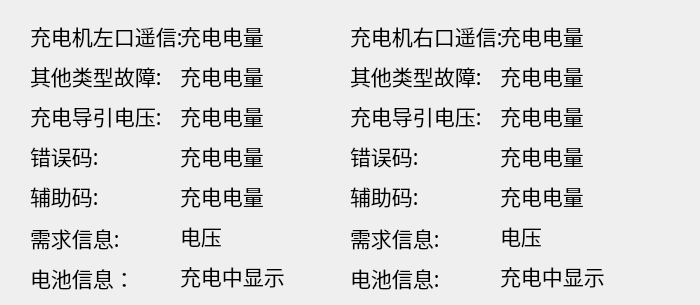
   <widget class="QWidget" name="tab_2">
    <attribute name="title">
     <string>充电机信息</string>
    </attribute>
    <widget class="QLabel" name="label_37">
     <property name="geometry">
      <rect>
       <x>350</x>
       <y>20</y>
       <width>181</width>
       <height>31</height>
      </rect>
     </property>
     <property name="font">
      <font>
       <family>微软雅黑</family>
       <pointsize>16</pointsize>
       <weight>50</weight>
       <italic>false</italic>
       <bold>false</bold>
       <underline>false</underline>
       <strikeout>false</strikeout>
      </font>
     </property>
     <property name="text">
      <string>充电机右口遥信:</string>
     </property>
    </widget>
    <widget class="QLabel" name="label_43">
     <property name="geometry">
      <rect>
       <x>350</x>
       <y>60</y>
       <width>141</width>
       <height>31</height>
      </rect>
     </property>
     <property name="font">
      <font>
       <family>微软雅黑</family>
       <pointsize>16</pointsize>
       <weight>50</weight>
       <italic>false</italic>
       <bold>false</bold>
       <underline>false</underline>
       <strikeout>false</strikeout>
      </font>
     </property>
     <property name="text">
      <string>其他类型故障:</string>
     </property>
    </widget>
    <widget class="QLabel" name="label_44">
     <property name="geometry">
      <rect>
       <x>350</x>
       <y>100</y>
       <width>141</width>
       <height>31</height>
      </rect>
     </property>
     <property name="font">
      <font>
       <family>微软雅黑</family>
       <pointsize>16</pointsize>
       <weight>50</weight>
       <italic>false</italic>
       <bold>false</bold>
       <underline>false</underline>
       <strikeout>false</strikeout>
      </font>
     </property>
     <property name="text">
      <string>充电导引电压:</string>
     </property>
    </widget>
    <widget class="QLabel" name="label_45">
     <property name="geometry">
      <rect>
       <x>350</x>
       <y>140</y>
       <width>91</width>
       <height>31</height>
      </rect>
     </property>
     <property name="font">
      <font>
       <family>微软雅黑</family>
       <pointsize>16</pointsize>
       <weight>50</weight>
       <italic>false</italic>
       <bold>false</bold>
       <underline>false</underline>
       <strikeout>false</strikeout>
      </font>
     </property>
     <property name="text">
      <string>错误码:</string>
     </property>
    </widget>
    <widget class="QLabel" name="lblErrorno_trans1">
     <property name="geometry">
      <rect>
       <x>500</x>
       <y>140</y>
       <width>191</width>
       <height>31</height>
      </rect>
     </property>
     <property name="font">
      <font>
       <family>微软雅黑</family>
       <pointsize>16</pointsize>
       <weight>50</weight>
       <italic>false</italic>
       <bold>false</bold>
       <underline>false</underline>
       <strikeout>false</strikeout>
      </font>
     </property>
     <property name="text">
      <string>充电电量</string>
     </property>
    </widget>
    <widget class="QLabel" name="lblAuxError_trans1">
     <property name="geometry">
      <rect>
       <x>500</x>
       <y>180</y>
       <width>191</width>
       <height>31</height>
      </rect>
     </property>
     <property name="font">
      <font>
       <family>微软雅黑</family>
       <pointsize>16</pointsize>
       <weight>50</weight>
       <italic>false</italic>
       <bold>false</bold>
       <underline>false</underline>
       <strikeout>false</strikeout>
      </font>
     </property>
     <property name="text">
      <string>充电电量</string>
     </property>
    </widget>
    <widget class="QLabel" name="lblPilOtherYx1">
     <property name="geometry">
      <rect>
       <x>500</x>
       <y>60</y>
       <width>191</width>
       <height>31</height>
      </rect>
     </property>
     <property name="font">
      <font>
       <family>微软雅黑</family>
       <pointsize>16</pointsize>
       <weight>50</weight>
       <italic>false</italic>
       <bold>false</bold>
       <underline>false</underline>
       <strikeout>false</strikeout>
      </font>
     </property>
     <property name="text">
      <string>充电电量</string>
     </property>
    </widget>
    <widget class="QLabel" name="lblPilCc11">
     <property name="geometry">
      <rect>
       <x>500</x>
       <y>100</y>
       <width>191</width>
       <height>31</height>
      </rect>
     </property>
     <property name="font">
      <font>
       <family>微软雅黑</family>
       <pointsize>16</pointsize>
       <weight>50</weight>
       <italic>false</italic>
       <bold>false</bold>
       <underline>false</underline>
       <strikeout>false</strikeout>
      </font>
     </property>
     <property name="text">
      <string>充电电量</string>
     </property>
    </widget>
    <widget class="QLabel" name="lblPilDcYx1">
     <property name="geometry">
      <rect>
       <x>500</x>
       <y>20</y>
       <width>191</width>
       <height>31</height>
      </rect>
     </property>
     <property name="font">
      <font>
       <family>微软雅黑</family>
       <pointsize>16</pointsize>
       <weight>50</weight>
       <italic>false</italic>
       <bold>false</bold>
       <underline>false</underline>
       <strikeout>false</strikeout>
      </font>
     </property>
     <property name="text">
      <string>充电电量</string>
     </property>
    </widget>
    <widget class="QLabel" name="label_35">
     <property name="geometry">
      <rect>
       <x>30</x>
       <y>60</y>
       <width>141</width>
       <height>31</height>
      </rect>
     </property>
     <property name="font">
      <font>
       <family>微软雅黑</family>
       <pointsize>16</pointsize>
       <weight>50</weight>
       <italic>false</italic>
       <bold>false</bold>
       <underline>false</underline>
       <strikeout>false</strikeout>
      </font>
     </property>
     <property name="text">
      <string>其他类型故障:</string>
     </property>
    </widget>
    <widget class="QLabel" name="lblPilDcYx">
     <property name="geometry">
      <rect>
       <x>180</x>
       <y>20</y>
       <width>191</width>
       <height>31</height>
      </rect>
     </property>
     <property name="font">
      <font>
       <family>微软雅黑</family>
       <pointsize>16</pointsize>
       <weight>50</weight>
       <italic>false</italic>
       <bold>false</bold>
       <underline>false</underline>
       <strikeout>false</strikeout>
      </font>
     </property>
     <property name="text">
      <string>充电电量</string>
     </property>
    </widget>
    <widget class="QLabel" name="label_34">
     <property name="geometry">
      <rect>
       <x>30</x>
       <y>20</y>
       <width>181</width>
       <height>31</height>
      </rect>
     </property>
     <property name="font">
      <font>
       <family>微软雅黑</family>
       <pointsize>16</pointsize>
       <weight>50</weight>
       <italic>false</italic>
       <bold>false</bold>
       <underline>false</underline>
       <strikeout>false</strikeout>
      </font>
     </property>
     <property name="text">
      <string>充电机左口遥信:</string>
     </property>
    </widget>
    <widget class="QLabel" name="label_47">
     <property name="geometry">
      <rect>
       <x>350</x>
       <y>180</y>
       <width>191</width>
       <height>31</height>
      </rect>
     </property>
     <property name="font">
      <font>
       <family>微软雅黑</family>
       <pointsize>16</pointsize>
       <weight>50</weight>
       <italic>false</italic>
       <bold>false</bold>
       <underline>false</underline>
       <strikeout>false</strikeout>
      </font>
     </property>
     <property name="text">
      <string>辅助码:</string>
     </property>
    </widget>
    <widget class="QLabel" name="lblPilCc1">
     <property name="geometry">
      <rect>
       <x>180</x>
       <y>100</y>
       <width>191</width>
       <height>31</height>
      </rect>
     </property>
     <property name="font">
      <font>
       <family>微软雅黑</family>
       <pointsize>16</pointsize>
       <weight>50</weight>
       <italic>false</italic>
       <bold>false</bold>
       <underline>false</underline>
       <strikeout>false</strikeout>
      </font>
     </property>
     <property name="text">
      <string>充电电量</string>
     </property>
    </widget>
    <widget class="QLabel" name="lblPilOtherYx">
     <property name="geometry">
      <rect>
       <x>180</x>
       <y>60</y>
       <width>191</width>
       <height>31</height>
      </rect>
     </property>
     <property name="font">
      <font>
       <family>微软雅黑</family>
       <pointsize>16</pointsize>
       <weight>50</weight>
       <italic>false</italic>
       <bold>false</bold>
       <underline>false</underline>
       <strikeout>false</strikeout>
      </font>
     </property>
     <property name="text">
      <string>充电电量</string>
     </property>
    </widget>
    <widget class="QLabel" name="label_40">
     <property name="geometry">
      <rect>
       <x>30</x>
       <y>180</y>
       <width>91</width>
       <height>31</height>
      </rect>
     </property>
     <property name="font">
      <font>
       <family>微软雅黑</family>
       <pointsize>16</pointsize>
       <weight>50</weight>
       <italic>false</italic>
       <bold>false</bold>
       <underline>false</underline>
       <strikeout>false</strikeout>
      </font>
     </property>
     <property name="text">
      <string>辅助码:</string>
     </property>
    </widget>
    <widget class="QLabel" name="label_39">
     <property name="geometry">
      <rect>
       <x>30</x>
       <y>140</y>
       <width>91</width>
       <height>31</height>
      </rect>
     </property>
     <property name="font">
      <font>
       <family>微软雅黑</family>
       <pointsize>16</pointsize>
       <weight>50</weight>
       <italic>false</italic>
       <bold>false</bold>
       <underline>false</underline>
       <strikeout>false</strikeout>
      </font>
     </property>
     <property name="text">
      <string>错误码:</string>
     </property>
    </widget>
    <widget class="QLabel" name="lblAuxError_trans">
     <property name="geometry">
      <rect>
       <x>180</x>
       <y>180</y>
       <width>191</width>
       <height>31</height>
      </rect>
     </property>
     <property name="font">
      <font>
       <family>微软雅黑</family>
       <pointsize>16</pointsize>
       <weight>50</weight>
       <italic>false</italic>
       <bold>false</bold>
       <underline>false</underline>
       <strikeout>false</strikeout>
      </font>
     </property>
     <property name="text">
      <string>充电电量</string>
     </property>
     <property name="wordWrap">
      <bool>true</bool>
     </property>
    </widget>
    <widget class="QLabel" name="lblErrorno_trans">
     <property name="geometry">
      <rect>
       <x>180</x>
       <y>140</y>
       <width>191</width>
       <height>31</height>
      </rect>
     </property>
     <property name="font">
      <font>
       <family>微软雅黑</family>
       <pointsize>16</pointsize>
       <weight>50</weight>
       <italic>false</italic>
       <bold>false</bold>
       <underline>false</underline>
       <strikeout>false</strikeout>
      </font>
     </property>
     <property name="text">
      <string>充电电量</string>
     </property>
    </widget>
    <widget class="QLabel" name="label_36">
     <property name="geometry">
      <rect>
       <x>30</x>
       <y>100</y>
       <width>141</width>
       <height>31</height>
      </rect>
     </property>
     <property name="font">
      <font>
       <family>微软雅黑</family>
       <pointsize>16</pointsize>
       <weight>50</weight>
       <italic>false</italic>
       <bold>false</bold>
       <underline>false</underline>
       <strikeout>false</strikeout>
      </font>
     </property>
     <property name="text">
      <string>充电导引电压:</string>
     </property>
    </widget>
    <widget class="QLabel" name="label_41">
     <property name="geometry">
      <rect>
       <x>30</x>
       <y>220</y>
       <width>121</width>
       <height>36</height>
      </rect>
     </property>
     <property name="font">
      <font>
       <family>微软雅黑</family>
       <pointsize>16</pointsize>
       <weight>50</weight>
       <italic>false</italic>
       <bold>false</bold>
       <underline>false</underline>
       <strikeout>false</strikeout>
      </font>
     </property>
     <property name="text">
      <string>需求信息:</string>
     </property>
    </widget>
    <widget class="QLabel" name="label_49">
     <property name="geometry">
      <rect>
       <x>350</x>
       <y>220</y>
       <width>121</width>
       <height>36</height>
      </rect>
     </property>
     <property name="font">
      <font>
       <family>微软雅黑</family>
       <pointsize>16</pointsize>
       <weight>50</weight>
       <italic>false</italic>
       <bold>false</bold>
       <underline>false</underline>
       <strikeout>false</strikeout>
      </font>
     </property>
     <property name="text">
      <string>需求信息:</string>
     </property>
    </widget>
    <widget class="QLabel" name="car_req_u_b">
     <property name="geometry">
      <rect>
       <x>500</x>
       <y>220</y>
       <width>191</width>
       <height>31</height>
      </rect>
     </property>
     <property name="font">
      <font>
       <family>微软雅黑</family>
       <pointsize>16</pointsize>
       <weight>50</weight>
       <italic>false</italic>
       <bold>false</bold>
       <underline>false</underline>
       <strikeout>false</strikeout>
      </font>
     </property>
     <property name="text">
      <string>电压</string>
     </property>
    </widget>
    <widget class="QLabel" name="car_req_u_a">
     <property name="geometry">
      <rect>
       <x>180</x>
       <y>220</y>
       <width>191</width>
       <height>31</height>
      </rect>
     </property>
     <property name="font">
      <font>
       <family>微软雅黑</family>
       <pointsize>16</pointsize>
       <weight>50</weight>
       <italic>false</italic>
       <bold>false</bold>
       <underline>false</underline>
       <strikeout>false</strikeout>
      </font>
     </property>
     <property name="text">
      <string>电压</string>
     </property>
    </widget>
    <widget class="QLabel" name="label_48">
     <property name="geometry">
      <rect>
       <x>30</x>
       <y>260</y>
       <width>121</width>
       <height>36</height>
      </rect>
     </property>
     <property name="font">
      <font>
       <family>微软雅黑</family>
       <pointsize>16</pointsize>
       <weight>50</weight>
       <italic>false</italic>
       <bold>false</bold>
       <underline>false</underline>
       <strikeout>false</strikeout>
      </font>
     </property>
     <property name="text">
      <string>电池信息：</string>
     </property>
    </widget>
    <widget class="QLabel" name="label_54">
     <property name="geometry">
      <rect>
       <x>350</x>
       <y>260</y>
       <width>121</width>
       <height>36</height>
      </rect>
     </property>
     <property name="font">
      <font>
       <family>微软雅黑</family>
       <pointsize>16</pointsize>
       <weight>50</weight>
       <italic>false</italic>
       <bold>false</bold>
       <underline>false</underline>
       <strikeout>false</strikeout>
      </font>
     </property>
     <property name="text">
      <string>电池信息:</string>
     </property>
    </widget>
    <widget class="QLabel" name="car_ba_type_a">
     <property name="geometry">
      <rect>
       <x>180</x>
       <y>260</y>
       <width>191</width>
       <height>31</height>
      </rect>
     </property>
     <property name="font">
      <font>
       <family>微软雅黑</family>
       <pointsize>16</pointsize>
       <weight>50</weight>
       <italic>false</italic>
       <bold>false</bold>
       <underline>false</underline>
       <strikeout>false</strikeout>
      </font>
     </property>
     <property name="text">
      <string>充电中显示</string>
     </property>
    </widget>
    <widget class="QLabel" name="car_ba_type_b">
     <property name="geometry">
      <rect>
       <x>500</x>
       <y>260</y>
       <width>191</width>
       <height>31</height>
      </rect>
     </property>
     <property name="font">
      <font>
       <family>微软雅黑</family>
       <pointsize>16</pointsize>
       <weight>50</weight>
       <italic>false</italic>
       <bold>false</bold>
       <underline>false</underline>
       <strikeout>false</strikeout>
      </font>
     </property>
     <property name="text">
      <string>充电中显示</string>
     </property>
    </widget>
   </widget>
